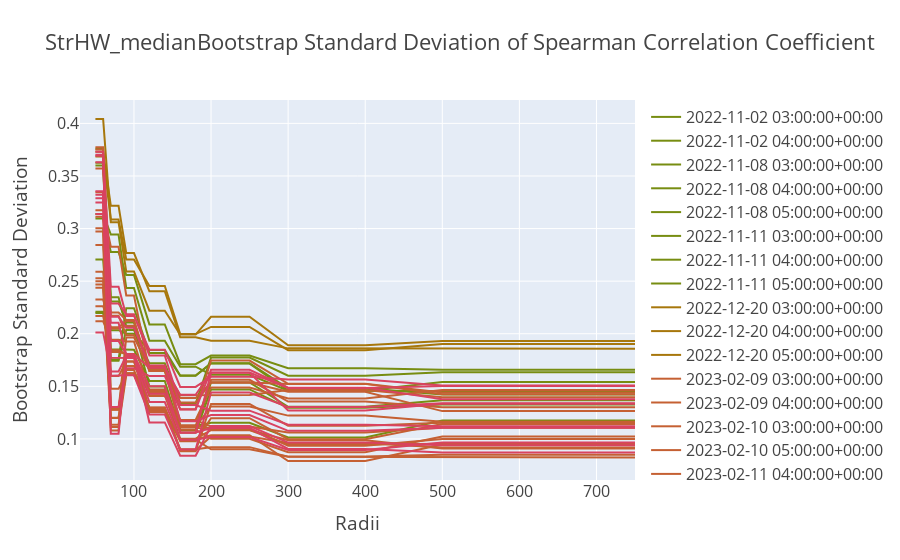

The notebook cell saved with this chart:
### Code cell
bootstrap_plot('StrHW_median')
